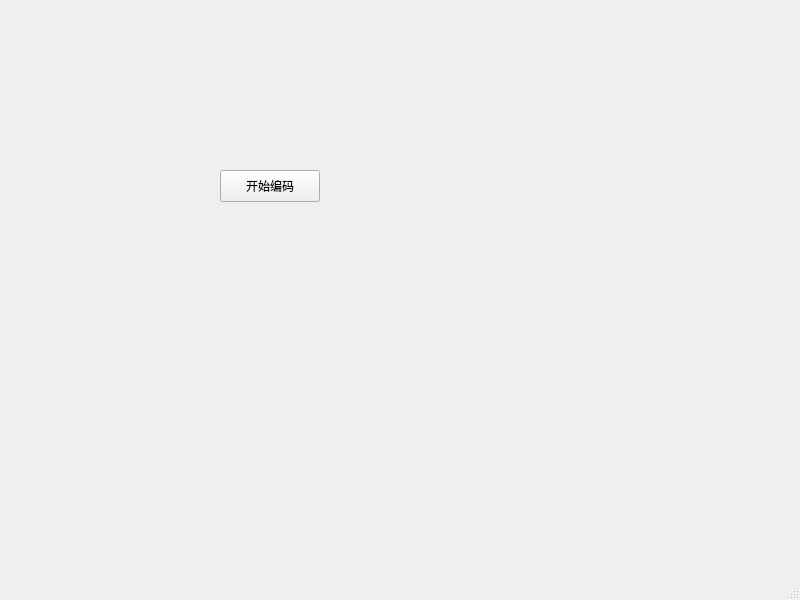
<?xml version="1.0" encoding="UTF-8"?>
<ui version="4.0">
 <class>MainWindow</class>
 <widget class="QMainWindow" name="MainWindow">
  <property name="geometry">
   <rect>
    <x>0</x>
    <y>0</y>
    <width>800</width>
    <height>600</height>
   </rect>
  </property>
  <property name="windowTitle">
   <string>MainWindow</string>
  </property>
  <widget class="QWidget" name="centralwidget">
   <widget class="QPushButton" name="resampleButton">
    <property name="geometry">
     <rect>
      <x>220</x>
      <y>170</y>
      <width>100</width>
      <height>32</height>
     </rect>
    </property>
    <property name="text">
     <string>开始编码</string>
    </property>
   </widget>
  </widget>
  <widget class="QMenuBar" name="menubar">
   <property name="geometry">
    <rect>
     <x>0</x>
     <y>0</y>
     <width>800</width>
     <height>24</height>
    </rect>
   </property>
  </widget>
  <widget class="QStatusBar" name="statusbar"/>
 </widget>
 <resources/>
 <connections/>
</ui>
